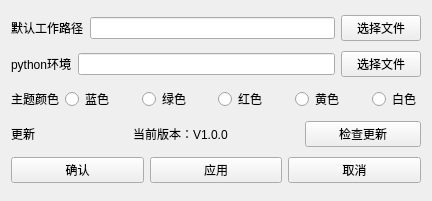
<?xml version="1.0" encoding="UTF-8"?>
<ui version="4.0">
 <class>IniSettings</class>
 <widget class="QWidget" name="IniSettings">
  <property name="geometry">
   <rect>
    <x>0</x>
    <y>0</y>
    <width>432</width>
    <height>201</height>
   </rect>
  </property>
  <property name="sizePolicy">
   <sizepolicy hsizetype="Preferred" vsizetype="Preferred">
    <horstretch>0</horstretch>
    <verstretch>0</verstretch>
   </sizepolicy>
  </property>
  <property name="minimumSize">
   <size>
    <width>0</width>
    <height>0</height>
   </size>
  </property>
  <property name="maximumSize">
   <size>
    <width>713</width>
    <height>16777215</height>
   </size>
  </property>
  <property name="windowTitle">
   <string>编辑设置</string>
  </property>
  <layout class="QGridLayout" name="gridLayout">
   <item row="0" column="0">
    <layout class="QHBoxLayout" name="horizontalLayout">
     <item>
      <widget class="QLabel" name="label">
       <property name="enabled">
        <bool>true</bool>
       </property>
       <property name="text">
        <string>默认工作路径</string>
       </property>
      </widget>
     </item>
     <item>
      <widget class="QLineEdit" name="workSpace_LE"/>
     </item>
     <item>
      <widget class="QPushButton" name="workSpace_PB">
       <property name="text">
        <string>选择文件</string>
       </property>
       <property name="icon">
        <iconset resource="res.qrc">
         <normaloff>:/icon/folderOpen.png</normaloff>:/icon/folderOpen.png</iconset>
       </property>
      </widget>
     </item>
    </layout>
   </item>
   <item row="1" column="0">
    <layout class="QHBoxLayout" name="horizontalLayout_2">
     <item>
      <widget class="QLabel" name="label_2">
       <property name="text">
        <string>python环境</string>
       </property>
      </widget>
     </item>
     <item>
      <widget class="QLineEdit" name="pythonPath_LE"/>
     </item>
     <item>
      <widget class="QPushButton" name="pythonPath_PB">
       <property name="text">
        <string>选择文件</string>
       </property>
       <property name="icon">
        <iconset resource="res.qrc">
         <normaloff>:/icon/folderOpen.png</normaloff>:/icon/folderOpen.png</iconset>
       </property>
      </widget>
     </item>
    </layout>
   </item>
   <item row="2" column="0">
    <layout class="QHBoxLayout" name="horizontalLayout_4">
     <item>
      <widget class="QLabel" name="label_3">
       <property name="text">
        <string>主题颜色</string>
       </property>
      </widget>
     </item>
     <item>
      <layout class="QHBoxLayout" name="horizontalLayout_3">
       <item>
        <widget class="QRadioButton" name="color1_RB">
         <property name="text">
          <string>蓝色</string>
         </property>
        </widget>
       </item>
       <item>
        <spacer name="horizontalSpacer_2">
         <property name="orientation">
          <enum>Qt::Horizontal</enum>
         </property>
         <property name="sizeHint" stdset="0">
          <size>
           <width>40</width>
           <height>20</height>
          </size>
         </property>
        </spacer>
       </item>
       <item>
        <widget class="QRadioButton" name="color2_RB">
         <property name="text">
          <string>绿色</string>
         </property>
        </widget>
       </item>
       <item>
        <spacer name="horizontalSpacer_3">
         <property name="orientation">
          <enum>Qt::Horizontal</enum>
         </property>
         <property name="sizeHint" stdset="0">
          <size>
           <width>40</width>
           <height>20</height>
          </size>
         </property>
        </spacer>
       </item>
       <item>
        <widget class="QRadioButton" name="color3_RB">
         <property name="text">
          <string>红色</string>
         </property>
        </widget>
       </item>
       <item>
        <spacer name="horizontalSpacer_4">
         <property name="orientation">
          <enum>Qt::Horizontal</enum>
         </property>
         <property name="sizeHint" stdset="0">
          <size>
           <width>40</width>
           <height>20</height>
          </size>
         </property>
        </spacer>
       </item>
       <item>
        <widget class="QRadioButton" name="color4_RB">
         <property name="text">
          <string>黄色</string>
         </property>
        </widget>
       </item>
       <item>
        <spacer name="horizontalSpacer_5">
         <property name="orientation">
          <enum>Qt::Horizontal</enum>
         </property>
         <property name="sizeHint" stdset="0">
          <size>
           <width>40</width>
           <height>20</height>
          </size>
         </property>
        </spacer>
       </item>
       <item>
        <widget class="QRadioButton" name="color5_RB">
         <property name="text">
          <string>白色</string>
         </property>
        </widget>
       </item>
      </layout>
     </item>
    </layout>
   </item>
   <item row="3" column="0">
    <layout class="QHBoxLayout" name="horizontalLayout_5">
     <item>
      <widget class="QLabel" name="label_4">
       <property name="text">
        <string>更新</string>
       </property>
      </widget>
     </item>
     <item>
      <widget class="QLabel" name="version_LB">
       <property name="text">
        <string>当前版本：V1.0.0</string>
       </property>
      </widget>
     </item>
     <item>
      <spacer name="horizontalSpacer">
       <property name="orientation">
        <enum>Qt::Horizontal</enum>
       </property>
       <property name="sizeType">
        <enum>QSizePolicy::Fixed</enum>
       </property>
       <property name="sizeHint" stdset="0">
        <size>
         <width>50</width>
         <height>20</height>
        </size>
       </property>
      </spacer>
     </item>
     <item>
      <widget class="QPushButton" name="update_PB">
       <property name="text">
        <string>检查更新</string>
       </property>
       <property name="icon">
        <iconset resource="res.qrc">
         <normaloff>:/icon/update.png</normaloff>:/icon/update.png</iconset>
       </property>
      </widget>
     </item>
    </layout>
   </item>
   <item row="4" column="0">
    <layout class="QHBoxLayout" name="horizontalLayout_6">
     <item>
      <widget class="QPushButton" name="confirm_PB">
       <property name="text">
        <string>确认</string>
       </property>
      </widget>
     </item>
     <item>
      <widget class="QPushButton" name="apply_PB">
       <property name="text">
        <string>应用</string>
       </property>
      </widget>
     </item>
     <item>
      <widget class="QPushButton" name="cancel_PB">
       <property name="text">
        <string>取消</string>
       </property>
      </widget>
     </item>
    </layout>
   </item>
  </layout>
 </widget>
 <resources>
  <include location="res.qrc"/>
 </resources>
 <connections/>
</ui>
